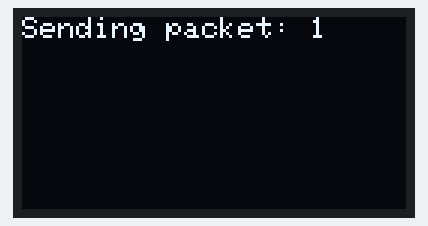
A sketch run on a simulated ESP32. Shown: 128×64 one-colour display. No radio packets arrive unless stated; what the sketch prints to the serial monitor is not drawn.

Above: at 0.1 s.
At 4.5 s:
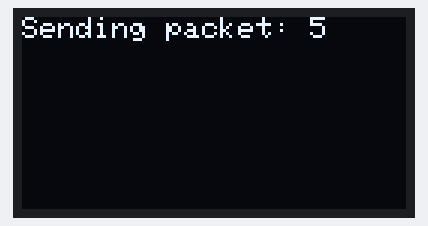
At 8.8 s:
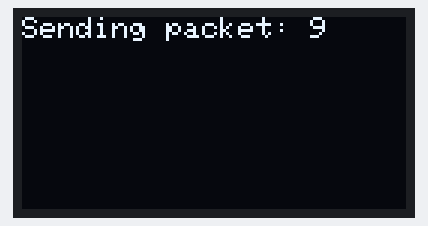
At 18.6 s:
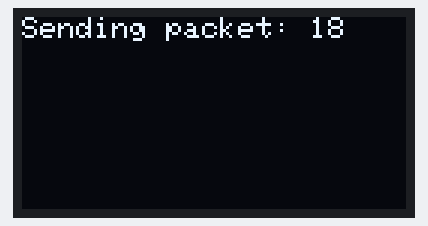
At 28.4 s:
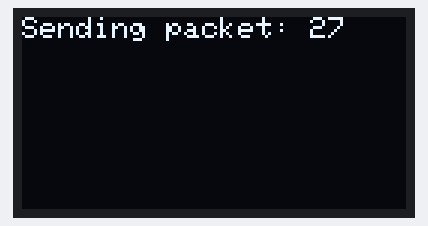
At 38.1 s:
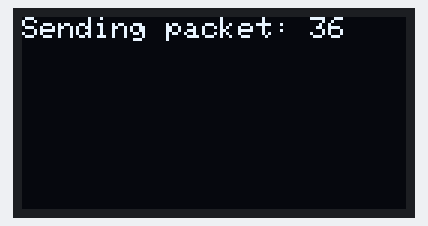

Measured:
- what the display in image 2 shows lasts 1.0 s, from 8.8 s to 9.8 s

The sketch:

LoRa-TutorialScetchSender.ino
```cpp
#include <SPI.h>
#include <LoRa.h>
#include <Wire.h>
#include <Adafruit_GFX.h>
#include <Adafruit_SSD1306.h>

#define OLED_RESET 4
Adafruit_SSD1306 display(OLED_RESET);

// wichtig für die normale Adafruit Display Bib!
#define OLED_SDA 21
#define OLED_SCL 22
#define OLED_RST 4

//define the pins used by the transceiver module
#define ss 18
#define rst 12
#define dio0 26

int counter = 1;

void setup() {
  //initialize Serial Monitor
  Serial.begin(115200);
  while (!Serial);
  Serial.println("LoRa Sender");

  //setup LoRa transceiver module
  LoRa.setPins(ss, rst, dio0);

// wichtig für die normale Adafruit Display Bib! 2. Teil
  Wire.begin( OLED_SDA, OLED_SCL);

  display.begin(SSD1306_SWITCHCAPVCC, 0x3C);
  display.setRotation(2);

  //replace the LoRa.begin(---E-) argument with your location's frequency
  //433E6 for Asia
  //866E6 for Europe
  //915E6 for North America
  while (!LoRa.begin(866E6)) {
    Serial.println(".");
    delay(500);
  }
   // Change sync word (0xF3) to match the receiver
  // The sync word assures you don't get LoRa messages from other LoRa transceivers
  // ranges from 0-0xFF
  LoRa.setSyncWord(0xF3);
  Serial.println("LoRa Initializing OK!");
}

void loop() {
  display.clearDisplay();
  display.setTextColor(WHITE);
  display.setCursor(0, 0);
  Serial.print("Sending packet: ");
  display.print("Sending packet: ");
  Serial.println(counter);
  display.println(counter);
  display.display();

  //Send LoRa packet to receiver
  LoRa.beginPacket();
  LoRa.print("hello ");
  LoRa.print(counter);
  LoRa.endPacket();

  counter++;

  delay(1000);
}
```
